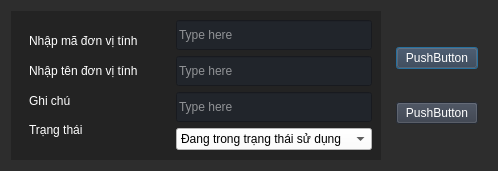
<?xml version="1.0" encoding="UTF-8"?>
<ui version="4.0">
 <class>Dialog</class>
 <widget class="QDialog" name="Dialog">
  <property name="geometry">
   <rect>
    <x>0</x>
    <y>0</y>
    <width>498</width>
    <height>171</height>
   </rect>
  </property>
  <property name="windowTitle">
   <string>Dialog</string>
  </property>
  <property name="styleSheet">
   <string notr="true">background-color: rgb(45, 45, 45);
font: 87 8pt &quot;Shopee Display Black&quot;;</string>
  </property>
  <layout class="QHBoxLayout" name="horizontalLayout">
   <item>
    <layout class="QVBoxLayout" name="verticalLayout">
     <property name="spacing">
      <number>0</number>
     </property>
     <item>
      <widget class="QWidget" name="Add_DVT" native="true">
       <property name="styleSheet">
        <string notr="true">background-color: rgb(35, 35, 35);</string>
       </property>
       <layout class="QHBoxLayout" name="horizontalLayout_3">
        <item>
         <layout class="QHBoxLayout" name="horizontalLayout_2">
          <item>
           <widget class="QWidget" name="verticalWidget_4" native="true">
            <property name="minimumSize">
             <size>
              <width>150</width>
              <height>0</height>
             </size>
            </property>
            <layout class="QVBoxLayout" name="verticalLayout_4">
             <item>
              <widget class="QLabel" name="label_4">
               <property name="styleSheet">
                <string notr="true">color: rgb(255, 255, 255);</string>
               </property>
               <property name="text">
                <string>Nhập mã đơn vị tính</string>
               </property>
              </widget>
             </item>
             <item>
              <widget class="QLabel" name="label_3">
               <property name="styleSheet">
                <string notr="true">color: rgb(255, 255, 255);</string>
               </property>
               <property name="text">
                <string>Nhập tên đơn vị tính</string>
               </property>
              </widget>
             </item>
             <item>
              <widget class="QLabel" name="label_2">
               <property name="styleSheet">
                <string notr="true">color: rgb(255, 255, 255);</string>
               </property>
               <property name="text">
                <string>Ghi chú</string>
               </property>
              </widget>
             </item>
             <item>
              <widget class="QLabel" name="label">
               <property name="styleSheet">
                <string notr="true">color: rgb(255, 255, 255);</string>
               </property>
               <property name="text">
                <string>Trạng thái</string>
               </property>
              </widget>
             </item>
            </layout>
           </widget>
          </item>
          <item>
           <layout class="QVBoxLayout" name="verticalLayout_3">
            <item>
             <widget class="QLineEdit" name="lineEdit_11">
              <property name="minimumSize">
               <size>
                <width>0</width>
                <height>30</height>
               </size>
              </property>
              <property name="styleSheet">
               <string notr="true">background-color: rgb(33, 37, 43);
color: rgb(255, 255, 255);</string>
              </property>
              <property name="text">
               <string/>
              </property>
              <property name="placeholderText">
               <string>Type here</string>
              </property>
             </widget>
            </item>
            <item>
             <widget class="QLineEdit" name="lineEdit_12">
              <property name="minimumSize">
               <size>
                <width>0</width>
                <height>30</height>
               </size>
              </property>
              <property name="styleSheet">
               <string notr="true">background-color: rgb(33, 37, 43);
color: rgb(255, 255, 255);</string>
              </property>
              <property name="text">
               <string/>
              </property>
              <property name="placeholderText">
               <string>Type here</string>
              </property>
             </widget>
            </item>
            <item>
             <widget class="QLineEdit" name="lineEdit_9">
              <property name="minimumSize">
               <size>
                <width>0</width>
                <height>30</height>
               </size>
              </property>
              <property name="styleSheet">
               <string notr="true">background-color: rgb(33, 37, 43);
color: rgb(255, 255, 255);</string>
              </property>
              <property name="text">
               <string/>
              </property>
              <property name="placeholderText">
               <string>Type here</string>
              </property>
             </widget>
            </item>
            <item>
             <widget class="QComboBox" name="comboBox">
              <property name="styleSheet">
               <string notr="true">background-color: rgb(255, 255, 255);</string>
              </property>
              <item>
               <property name="text">
                <string>Đang trong trạng thái sử dụng</string>
               </property>
              </item>
              <item>
               <property name="text">
                <string>Không trong trạng thá</string>
               </property>
              </item>
             </widget>
            </item>
           </layout>
          </item>
         </layout>
        </item>
       </layout>
      </widget>
     </item>
    </layout>
   </item>
   <item>
    <widget class="QWidget" name="horizontalWidget" native="true">
     <property name="minimumSize">
      <size>
       <width>100</width>
       <height>0</height>
      </size>
     </property>
     <property name="styleSheet">
      <string notr="true">QPushButton {
	background-color: rgb(52, 59, 72);
	color: rgb(255, 255, 255);
}
QPushButton:hover {
	background-color: rgb(85, 170, 255);
}</string>
     </property>
     <layout class="QVBoxLayout" name="verticalLayout_2">
      <item>
       <widget class="QPushButton" name="pushButton">
        <property name="text">
         <string>PushButton</string>
        </property>
       </widget>
      </item>
      <item>
       <widget class="QPushButton" name="pushButton_2">
        <property name="text">
         <string>PushButton</string>
        </property>
       </widget>
      </item>
     </layout>
    </widget>
   </item>
  </layout>
 </widget>
 <resources/>
 <connections/>
</ui>
